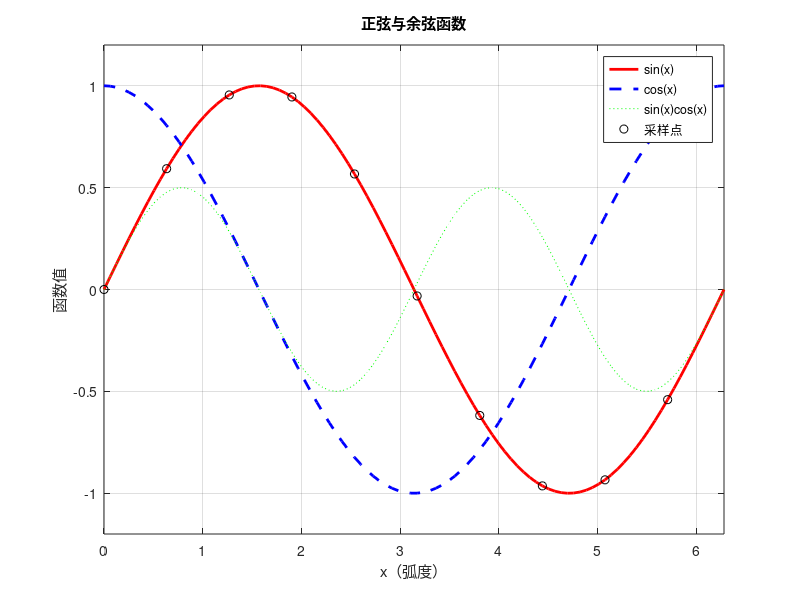

Here is the MATLAB script that generated this plot:
% 示例 7：正弦余弦绘图
% 演示 plot 的线型规格（LineSpec）、图例、标题、坐标轴标签和网格
x = linspace(0, 2*pi, 100);   % 0 到 2π 之间取 100 个点
y1 = sin(x);
y2 = cos(x);
y3 = sin(x) .* cos(x);
figure;
% 'r-' 红色实线，'b--' 蓝色虚线
plot(x, y1, 'r-', 'LineWidth', 2);
hold on;                       % 保持当前图形，继续叠加
plot(x, y2, 'b--', 'LineWidth', 2);
% 'g:' 绿色点线；每隔 10 个点画一个圆圈标记
plot(x, y3, 'g:');
plot(x(1:10:end), y1(1:10:end), 'ko');
hold off;
legend('sin(x)', 'cos(x)', 'sin(x)cos(x)', '采样点');
title('正弦与余弦函数');
xlabel('x（弧度）');
ylabel('函数值');
grid on;                       % 打开网格
axis([0 2*pi -1.2 1.2]);       % 设置坐标范围
% 输出几个关键点的数值
fprintf('sin(pi/2) = %.4f, cos(pi) = %.4f\n', sin(pi/2), cos(pi));
